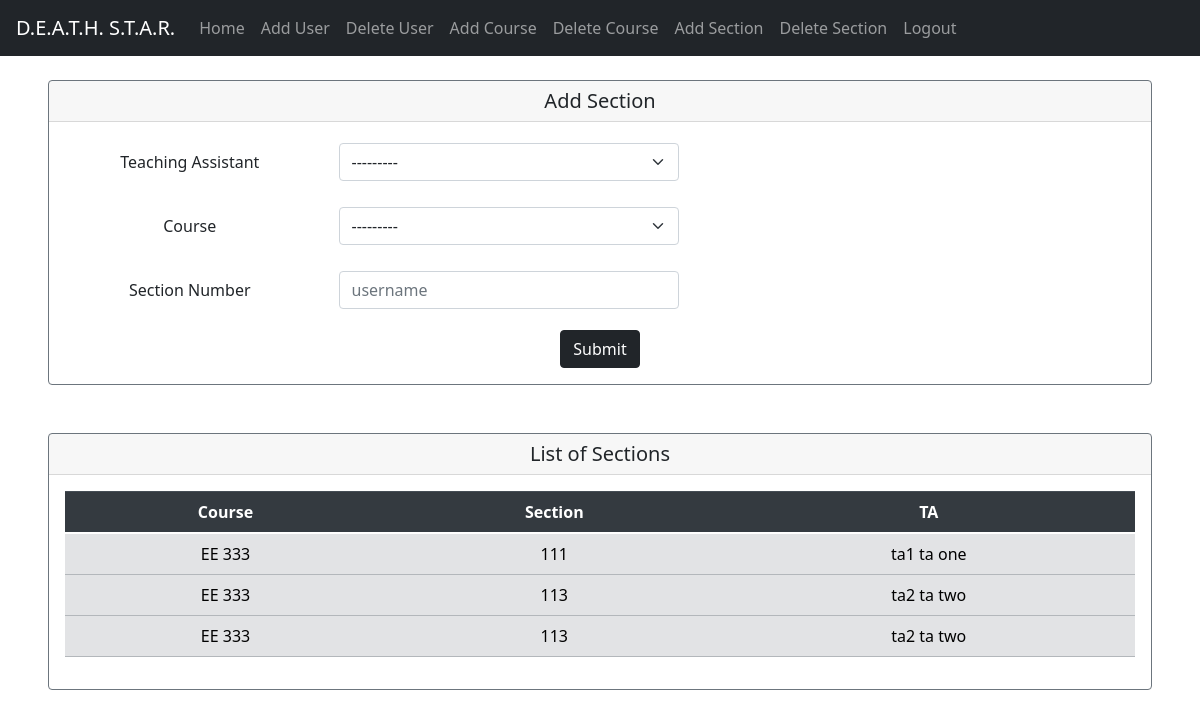
The app's page /sections/ (signed in) with its own data.
### CS351_Project/models.py (models this page shows, shortened)
class Section(models.Model):
    teachingAssistant = models.ForeignKey(TA, on_delete=models.CASCADE, null=True)
    course = models.ForeignKey(to="Course", on_delete=models.CASCADE)
    section_num = models.CharField(max_length=3)

class Course(models.Model):
    instructor = models.ForeignKey(Instructor, on_delete=models.CASCADE, null=True)
    department = models.CharField(max_length=20)
    course_num = models.CharField(max_length=3)
    def __str__(self):
        return self.department + " " + self.course_num

class TA(models.Model):
    user = models.OneToOneField(User, on_delete=models.CASCADE, primary_key=True)
    phone_number = models.CharField(max_length=20, default="", null=True)
    office_hour = models.CharField(max_length=20, default="", null=True)
    office_number = models.CharField(max_length=20, default="", null=True)
    office_location = models.CharField(max_length=20, default="", null=True)
    def __str__(self):
        return self.user.first_name + " " + self.user.last_name

### CS351_Project/views.py (the view, shortened to what this page needs)
# urls.py: path('sections/', Sections.as_view()),
@method_decorator(decorators, name='get')
class Sections(View):
    def get(self, request):
        if not request.user.is_superuser:
            return redirect("/home/")
        form = SectionsForm()
        sections = Section.objects.all()
        return render(request, 'sections.html', {"form": form, "sections": sections})

### CS351_Project/forms.py
class SectionsForm(forms.Form):
    teaching_assistant = forms.ModelChoiceField(queryset=TA.objects.all(),
                                                widget=forms.Select(attrs={'class': 'form-select', })
                                                )
    course = forms.ModelChoiceField(queryset=Course.objects.all(),
                                    widget=forms.Select(attrs={'class': 'form-select', })
                                    )
    section_number = forms.CharField(max_length=3,
                                     widget=forms.TextInput(
                                         attrs={
                                             'class': 'form-control',
                                             'placeholder': 'username',
                                         }
                                     )
                                     )

### templates/sections.html (shortened to what this page needs)
{% extends 'base.html' %}
{% block content %}
    <head>
        <link href="https://cdn.jsdelivr.net/npm/bootstrap@5.0.0-beta1/dist/css/bootstrap.min.css"
              rel="stylesheet">
    </head>
    <div class="card border-secondary text-center mr-5 ml-5">
        <h5 class="card-header">Add Section</h5>
        <div class="card-body">
            <form method="post">
                <div class="form-group row pad">
                    <label for="id_teaching_assistant" class="col-sm-3 col-form-label">Teaching Assistant</label>
                    <div class="col-sm-4">
                        <div class="md-form mt-0">
                            {{ form.teaching_assistant }}
                        </div>
                    </div>
                </div>
                <div class="form-group row pad">
                    <label for="id_course" class="col-sm-3 col-form-label">Course</label>
                    <div class="col-sm-4">
                        <div class="md-form mt-0">
                            {{ form.course }}
                        </div>
                    </div>
                </div>
                <div class="form-group row pad">
                    <label for="id_section_number" class="col-sm-3 col-form-label">Section Number</label>
                    <div class="col-sm-4">
                        <div class="md-form mt-0">
                            {{ form.section_number}}
                        </div>
                    </div>
                </div>
                <div class="col text-center">
                    <input class="btn btn-dark " type="submit", name="addSection">
                </div>
            </form>
        </div>
    </div>
    <br/>
    <br>
    <div class="card border-secondary text-center mr-5 ml-5 ">
        <h5 class="card-header">
            List of Sections
        </h5>
        <div class="card-body">
            <table class="table table-hover">
                <thead class="thead-dark">
                    <tr>
                        <th scope="col">Course</th>
                        <th scope="col">Section</th>
                        <th scope="col">TA</th>
                    </tr>
                </thead>
                <tbody>
                    {% for i in sections %}
                        <tr class="table-secondary">
                            <td>{{ i.course }}</td>
                            <td>{{ i.section_num }}</td>
                            <td>{{ i.teachingAssistant }}</td>
                        </tr>
                    {% endfor %}
                </tbody>
            </table>
        </div>
    </div>
{% endblock %}

### templates/sections.html (style rules this page uses)
.pad { padding-top: 5px; padding-bottom: 5px; }

### records on screen
Section: course "EE 333", section_num "111", teachingAssistant "ta1 ta one"
Section: course "EE 333", section_num "113", teachingAssistant "ta2 ta two"
Section: course "EE 333", section_num "113", teachingAssistant "ta2 ta two"
